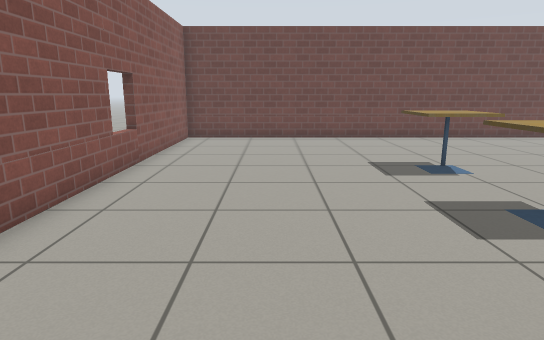
view 1 (above)

17 first-person views from a walk through a robot-simulator world made for Gazebo. The camera is 1 m above the floor, tilts 12° down and sees 75° across. The floor is counted in squares, 0.5 m on a side. Each view is taken from the middle of a square. On the plan, view 1 faces up. The plan holds only what a view shows up to about 19 squares ahead; the rest is blank. The place goes on beyond the plan. Gazebo's built-in surfaces are drawn with simple patterns. Simple shapes stand in for some stock models.

view 2
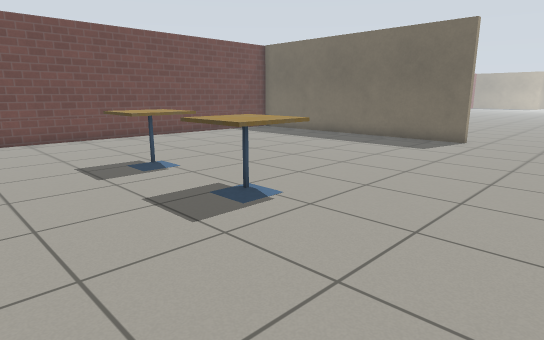

view 3
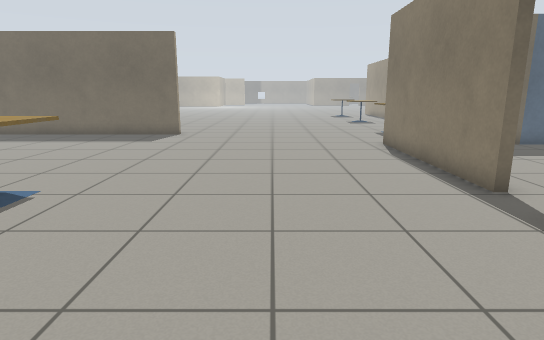

view 4
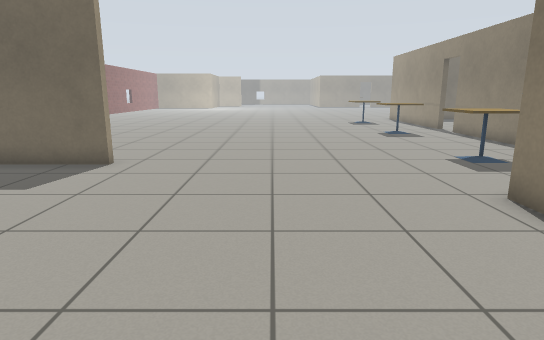

view 5
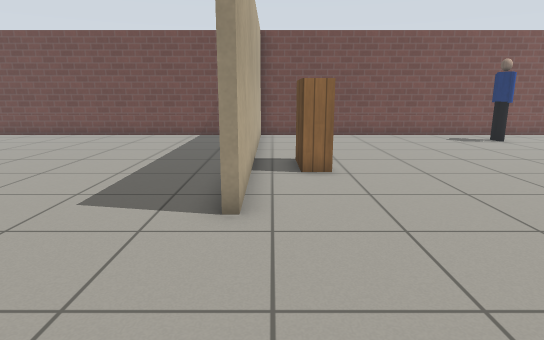

view 6
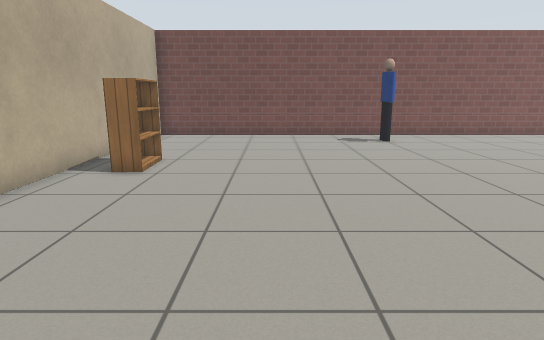

view 7
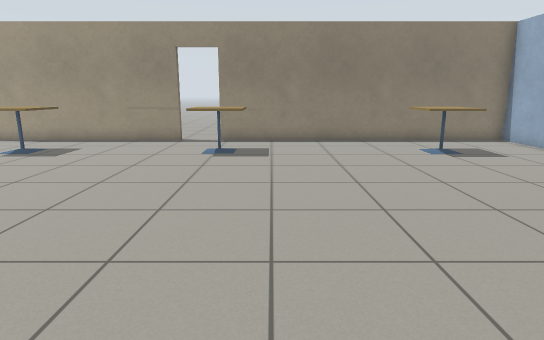

view 8
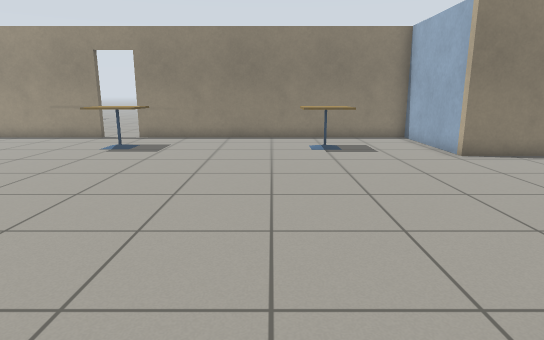

view 9
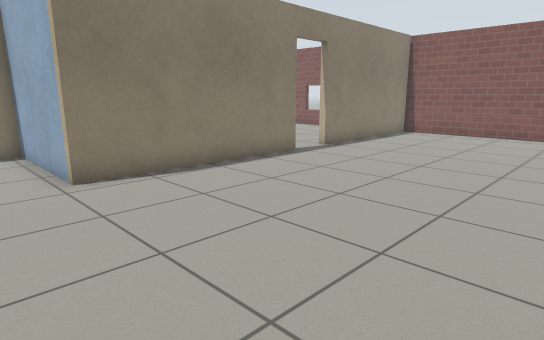

view 10
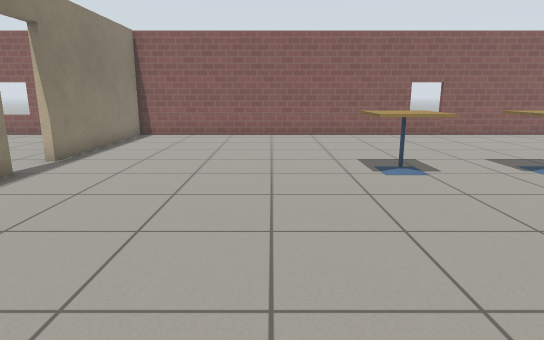

view 11
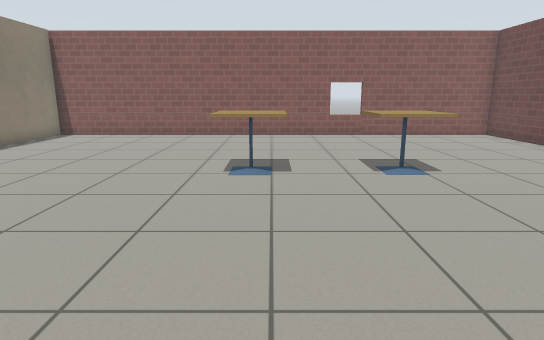

view 12
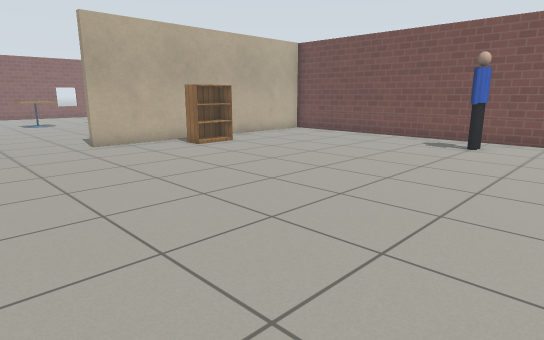

view 13
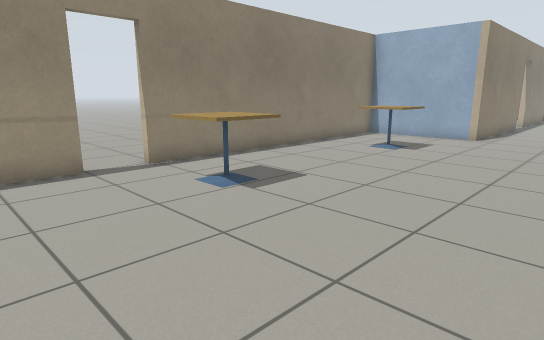

view 14
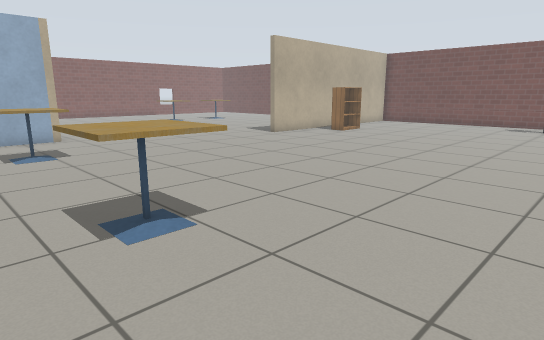

view 15
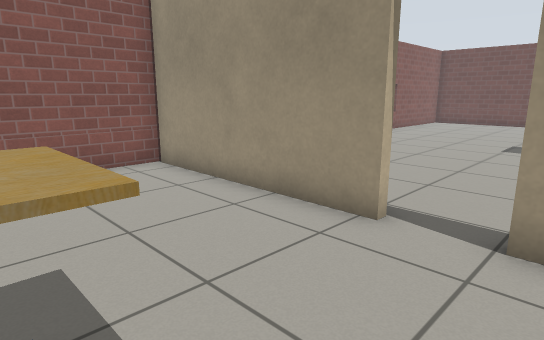

view 16
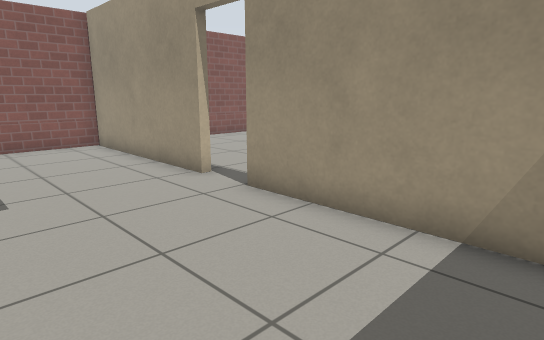

view 17
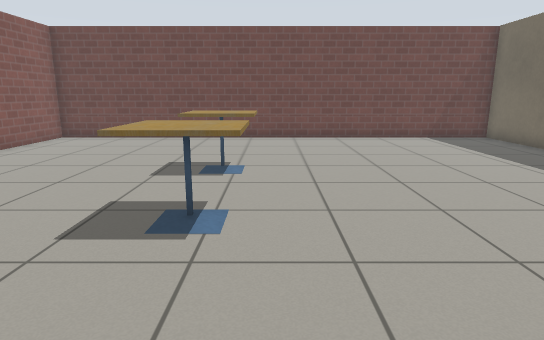

### Floor plan
Points are (right, up) in squares from view 1. A wall is a line through its corners. A room is listed if a view was taken in it or the views show most of it. See-through windows are left out.
Room 1 (views 1, 2, 3, 4, 5, 6, 7, 8, 9, 10, 11, 12, 13, 14, 17)
walls: (16.2, 4.6) (16.2, 16.9) (-4, 16.9) (-4, -5); (5.1, -4.6) (12.7, -4.6) (12.7, -9.8) (25.4, -9.8); (27, -9.8) (31.5, -9.8); (-3.9, -4.6) (3.3, -4.6); (31.5, 16.9) (16.5, 16.9) (16.5, 4.6)
ways out: open door at (4.5, -5) to room 2; open door at (26.5, -10)
objects: cafe table (4, 5) to (6, 6); cafe table (4, 9) to (6, 10); cafe table (16, -7) to (18, -6); bookshelf (18, 8) to (19, 10); cafe table (24, -8) to (26, -6); person (27, 14) to (27, 15); cafe table (31, -7) to (31, -6)
Room 2 (views 15, 16)
walls: (3.3, -4.9) (-3.9, -4.9); (10.5, -4.9) (5.1, -4.9); (-4, -5) (-4, -10.5); (12.4, -10.5) (12.4, -9.9)
ways out: open door at (4.5, -5) to room 1
objects: cafe table (2, -10) to (4, -9)

Where each view was taken, in squares from view 1:
view 1: 0 up, 0 right, facing up
view 2: 0 up, 0 right, facing up-right
view 3: 0 up, 2 left, facing right
view 4: 0 up, 6 right, facing right
view 5: 1 down, 17 right, facing up
view 6: 1 down, 22 right, facing up
view 7: 6 up, 23 right, facing down
view 8: 7 up, 19 right, facing down
view 9: 4 up, 15 right, facing down-left
view 10: 2 up, 14 right, facing left
view 11: 6 up, 14 right, facing left
view 12: 0 up, 31 right, facing up-left
view 13: 0 up, 30 right, facing down-left
view 14: 9 down, 30 right, facing up-left
view 15: 10 down, 6 right, facing up-left
view 16: 10 down, 11 right, facing up-left
view 17: 0 up, 6 right, facing up
